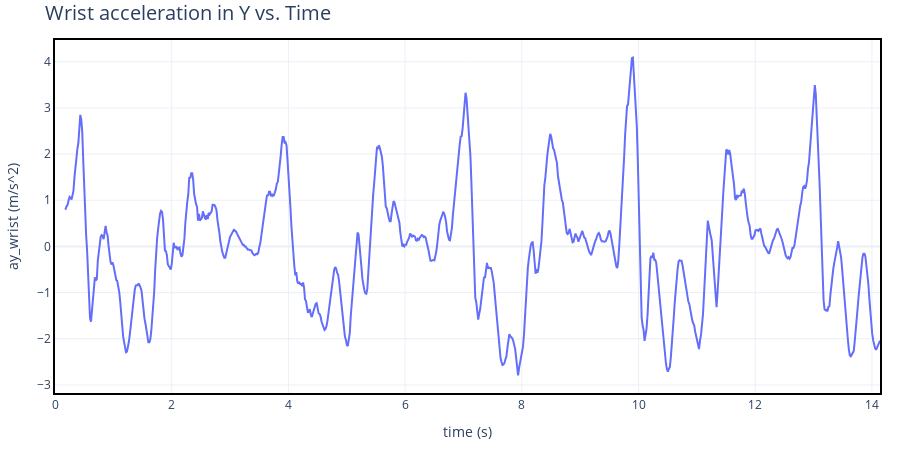

Write notebook code for a chart like this one.
### Code cell
show_with_estetica(df['time'], df['ay_wrist'], x_name = 'time (s)', y_name = 'ay_wrist (m/s^2)', title = 'Wrist acceleration in Y vs. Time')

### Figure 1 — Plotly figure (JSON) as saved in the notebook; plotly's stock layout.template omitted (floating-point values rounded to 4 significant figures; data arrays with more than 128 entries replaced by an {"elided": "..."} marker saying what was removed)
{"data": [{"mode": "lines", "type": "scatter", "x": {"elided": "849 float values"}, "y": {"elided": "849 float values"}}], "layout": {"autosize": false, "height": 450, "legend": {"bgcolor": "rgba(255,255,255,0)", "font": {"size": 18}, "orientation": "v", "x": 1, "xanchor": "right", "y": 0.95, "yanchor": "top"}, "margin": {"b": 20, "l": 20, "r": 20, "t": 40}, "plot_bgcolor": "white", "title": {"font": {"size": 20}, "text": "Wrist acceleration in Y vs. Time"}, "width": 900, "xaxis": {"linecolor": "black", "linewidth": 2, "mirror": true, "showgrid": true, "showline": true, "title": {"text": "time (s)"}}, "yaxis": {"linecolor": "black", "linewidth": 2, "mirror": true, "showgrid": true, "showline": true, "title": {"text": "ay_wrist (m/s^2)"}}}}
